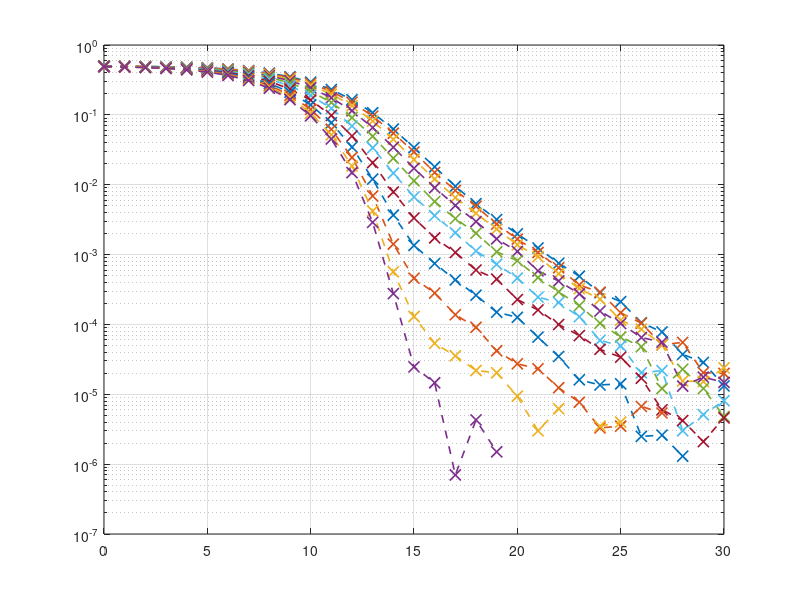

Recreate this plot in MATLAB. (Note: this script raises an error after producing the figure.)
clear;clc;clf;
load riceFitter.mat;
load bers.mat;

x = -30:0.1:30;
y = qfunc(x);

%semilogy(snrs,bersAWGN);hold on;
%ZOOMED IN
%subplot(2,1,1);
%semilogy(snrs, riceBerMatrix, '--');
%riceMatrix2 = [];
%riceMatrix2 = [riceMatrix2; riceBerMatrix(1,:)];
%riceMatrix2 = [riceMatrix2; riceBerMatrix(4,:)];
%riceMatrix2 = [riceMatrix2; riceBerMatrix(11,:)];
%semilogy(snrs, riceMatrix2, '--x', 'linewidth', 1.2, 'MarkerSize', 8);
%hold on;grid on;
%xlabel('SNR(dB)');ylabel('BER');title('Rician Channel Model');
semilogy(snrs,riceBerMatrix, '--x', 'linewidth', 1.2, 'MarkerSize', 8);hold on; grid on;
plotTest(x,y,4);
xlabel('SNR(dB)');ylabel('BER');title('Rician Curve fitting process');
%semilogy(snrs,bersAWGN, '.-');
%semilogy(7.5+2.5*x,0.47*y);hold on; grid on;
ylim([1e-7 1]);xlim([0 30]);

%plotRayl(x,y)

%semilogy(snrs,bersAWGN, '.-');
%ylim([1e-6 1]);xlim([0 20])
%plotTest(x,y,10);
%plotTest(x,y,3);
%plotTest(x,y,0);
%legend('$0.4Q\left(\frac{x - 8.327}{1.868}\right)$', '$0.4509Q\left(\frac{x - 10.3535}{2.5099}\right)$', '$0.4392Q\left(\frac{x - 11.222}{2.785}\right)$');
%legend('K = 0','K = 3', 'K = 10', '0.4Q(1.9x - 8.5)', '0.42Q(2.55x - 8.5)', '0.44Q(2.72x - 11.1)');
%ylim([0.03 0.2]);xlim([9 12])
%plotAwgn(x,y);
%plotTest(x,y);
%ZOOMED OUT
%subplot(2,1,2);
%semilogy(snrs, riceBerMatrix, '--');hold on;grid on;
%semilogy(snrs, bersRayl, '.-');semilogy(snrs,bersAWGN, '.-');
%ylim([1e-7 1]);xlim([5 15])
%plotRice4(x,y);
%plotTest(x,y);


% Test Bed Starts here
%% RAYL
function plotRayl(x,y)
    semilogy(11.1+3.05*x, 0.5*y, 'linewidth', 1.5);
    semilogy(-35+11*x, 10000*y, 'linewidth', 1.5);
    legend('Simulated BER','$0.5Q\left(\frac{x - 11.1}{3.05}\right)$', '$1_E4Q\left(\frac{x - 35}{11}\right)$');
end
%%AWGN
function plotAwgn(x,y)
    semilogy(7.5+2.5*x, 0.47*y);
    semilogy(10 + 1.17*x, 0.15*y);
    legend('Simulated BER', '$0.47Q\left(\frac{x - 7.5}{2.5}\right)$', '$0.15Q\left(\frac{x - 10.5}{1.17}\right)$');
end
%%RICE10
function plotRice10(x,y)
    semilogy(8.5+1.9*x, 0.4*y);
    %semilogy(7.85+2.52*x, 0.47*y);
    %semilogy(10.35+1.27*x, 0.15*y);
end
%%RICE9
function plotRice9(x,y)
    semilogy(8.7+1.95*x, 0.4*y);
    %semilogy(8.1+2.53*x, 0.47*y);
    %semilogy(10.6+1.35*x, 0.15*y);
end
%%RICE8
function plotRice8(x,y)
    semilogy(8.9+2*x, 0.4*y);
    %semilogy(8.2+2.54*x, 0.47*y);
    %semilogy(10.7+1.4*x, 0.15*y);
end
%%RICE7
function plotRice7(x,y)
    semilogy(9.1+2.1*x, 0.4*y);
%semilogy(8+4.6*x, 0.47*y);    
%semilogy(8.5+1.8*x, 0.4*y);
    %semilogy(10.7+1.4*x, 0.15*y);
    %semilogy(-18+9*x, 10*y);
end
%%RICE6
function plotRice6(x,y)
    semilogy(9.4+2.2*x, 0.41*y);
    %semilogy(9+2.37*x, 0.47*y);
    %semilogy(-14.1+8.5*x, 10*y);
end
%%RICE5
function plotRice5(x,y)
    semilogy(10+2.4*x, 0.41*y);
    %semilogy(9.5+2.42*x, 0.46*y);
    %semilogy(-21.2+9*x, 200*y);
end
%%RICE4
function plotRice4(x,y)
    semilogy(10.1+2.53*x, 0.41*y);
    %semilogy(9.7+2.7*x, 0.46*y);
    %semilogy(-22.5+9.5*x, 200*y);
end
%%RICE3
function plotRice3(x,y)
    semilogy(10.5+2.55*x, 0.42*y);
    %semilogy(10+2.8*x, 0.47*y);
    %semilogy(-21.2+9.4*x, 200*y);
end
%%RICE2
function plotRice2(x,y)
    semilogy(10.8+2.6*x, 0.425*y);
    %semilogy(10.4+2.8*x, 0.47*y);
    %semilogy(-19.5+9.15*x, 200*y);
end
%%RICE1
function plotRice1(x,y)
    semilogy(11+2.69*x, 0.43*y);
    %semilogy(10.6+2.87*x, 0.47*y);
    %semilogy(-27.7+10*x, 2000*y);
end
%%RICE0
function plotRice0(x,y)
    semilogy(11.1+2.72*x, 0.44*y);
    %semilogy(10.8+2.9*x, 0.47*y);
    %semilogy(-27.2+10*x, 2000*y);
end

function plotTest(x,y,k)
    if k >= 5
       a = 0.4;
    else
       a = 0.004*k^2 - 0.0081*k + 0.4392; 
    end
    b = -0.2895*k + 11.222;
    c = -0.0917*k + 2.785;
    semilogy(b+c*x, a*y, 'linewidth', 2);
    %semilogy(10.8+2.9*x, 0.47*y);
    %semilogy(-27.2+10*x, 2000*y);
end

%semilogy(10.8+2.85*x, 0.47*y);
%semilogy(10.8+2.6*x, 0.05*y);
%y = 10.^(-0.220724*x + 1.865);
%semilogy(x, y)